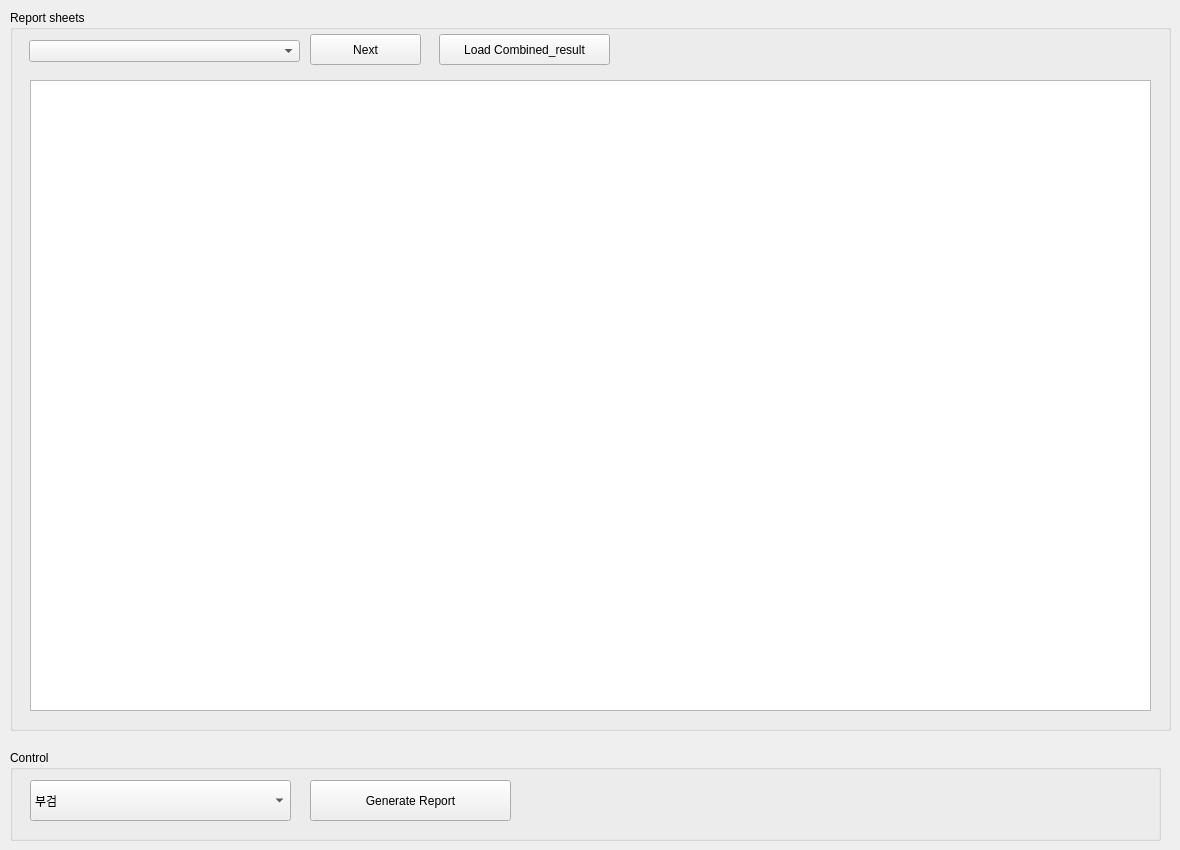
    <widget class="QWidget" name="tab_2">
     <attribute name="title">
      <string>Report</string>
     </attribute>
     <widget class="QGroupBox" name="groupBox_8">
      <property name="geometry">
       <rect>
        <x>10</x>
        <y>10</y>
        <width>1161</width>
        <height>721</height>
       </rect>
      </property>
      <property name="title">
       <string>Report sheets</string>
      </property>
      <widget class="QComboBox" name="combo_report_cases">
       <property name="geometry">
        <rect>
         <x>19</x>
         <y>30</y>
         <width>271</width>
         <height>22</height>
        </rect>
       </property>
      </widget>
      <widget class="QPushButton" name="btn_report_next">
       <property name="geometry">
        <rect>
         <x>300</x>
         <y>24</y>
         <width>111</width>
         <height>31</height>
        </rect>
       </property>
       <property name="text">
        <string>Next</string>
       </property>
      </widget>
      <widget class="QTableWidget" name="table_report">
       <property name="geometry">
        <rect>
         <x>20</x>
         <y>70</y>
         <width>1121</width>
         <height>631</height>
        </rect>
       </property>
      </widget>
      <widget class="QPushButton" name="btn_load_tomato">
       <property name="geometry">
        <rect>
         <x>429</x>
         <y>24</y>
         <width>171</width>
         <height>31</height>
        </rect>
       </property>
       <property name="text">
        <string>Load Combined_result</string>
       </property>
      </widget>
      <widget class="QLabel" name="label_picture">
       <property name="geometry">
        <rect>
         <x>1170</x>
         <y>510</y>
         <width>321</width>
         <height>181</height>
        </rect>
       </property>
       <property name="frameShape">
        <enum>QFrame::Box</enum>
       </property>
       <property name="text">
        <string/>
       </property>
      </widget>
      <widget class="QListWidget" name="list_picture">
       <property name="geometry">
        <rect>
         <x>1170</x>
         <y>70</y>
         <width>321</width>
         <height>421</height>
        </rect>
       </property>
      </widget>
     </widget>
     <widget class="QGroupBox" name="groupBox_9">
      <property name="geometry">
       <rect>
        <x>10</x>
        <y>750</y>
        <width>1151</width>
        <height>91</height>
       </rect>
      </property>
      <property name="title">
       <string>Control</string>
      </property>
      <widget class="QPushButton" name="pushButton_3">
       <property name="geometry">
        <rect>
         <x>300</x>
         <y>30</y>
         <width>201</width>
         <height>41</height>
        </rect>
       </property>
       <property name="text">
        <string>Generate Report</string>
       </property>
      </widget>
      <widget class="QComboBox" name="combo_report_type">
       <property name="geometry">
        <rect>
         <x>20</x>
         <y>30</y>
         <width>261</width>
         <height>41</height>
        </rect>
       </property>
       <item>
        <property name="text">
         <string>부검</string>
        </property>
       </item>
       <item>
        <property name="text">
         <string>ND</string>
        </property>
       </item>
       <item>
        <property name="text">
         <string>ND w/ 피해자 일치</string>
        </property>
       </item>
       <item>
        <property name="text">
         <string>ND w/ 피해자 불일치</string>
        </property>
       </item>
       <item>
        <property name="text">
         <string>피해자 일치</string>
        </property>
       </item>
       <item>
        <property name="text">
         <string>Complicate</string>
        </property>
       </item>
       <item>
        <property name="text">
         <string>혼합형</string>
        </property>
       </item>
       <item>
        <property name="text">
         <string>피의자 일치</string>
        </property>
       </item>
       <item>
        <property name="text">
         <string>피의자 불일치</string>
        </property>
       </item>
       <item>
        <property name="text">
         <string>C 검출(검색결과 X)</string>
        </property>
       </item>
       <item>
        <property name="text">
         <string>C 검출 w/ ND(검색결과 X)</string>
        </property>
       </item>
       <item>
        <property name="text">
         <string>C 검출 w/ 피해자 불일치(검색결과 X)</string>
        </property>
       </item>
       <item>
        <property name="text">
         <string>C 검출 w/ 피해자 일치(검색결과 X)</string>
        </property>
       </item>
       <item>
        <property name="text">
         <string>C 검출 w/ 피해자 불일치, ND(검색결과 X)</string>
        </property>
       </item>
       <item>
        <property name="text">
         <string>C 검출 w/ 피해자 일치, ND(검색결과 X)</string>
        </property>
       </item>
       <item>
        <property name="text">
         <string>친자관계 일치</string>
        </property>
       </item>
       <item>
        <property name="text">
         <string>친자관계 일치(부검)</string>
        </property>
       </item>
      </widget>
     </widget>
    </widget>
